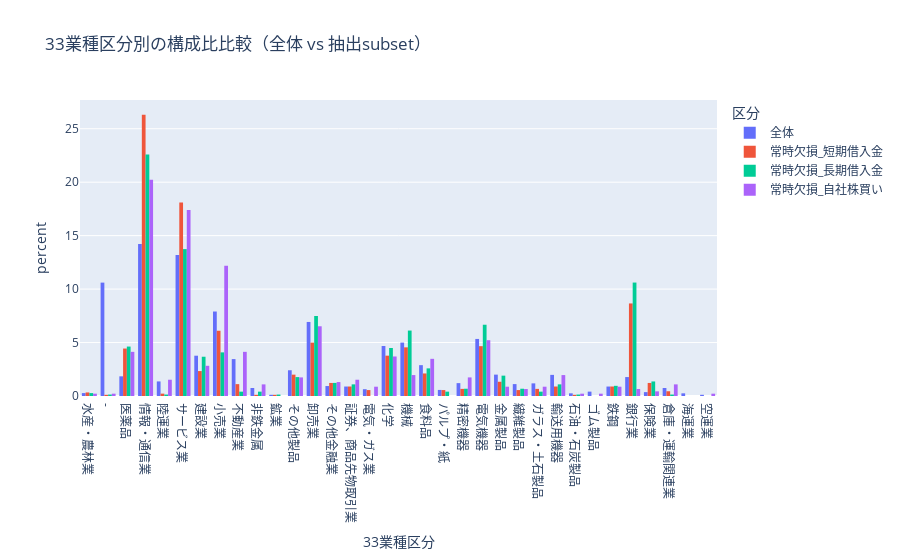

Write notebook code for a chart like this one.
### Markdown cell above
### 短期借入金、長期借入金、自社株買いの傾向を詳細分析

### Code cell
df_target = df_ALL_DATAs[["コード", "年度", "短期借入金", "長期借入金", "自社株買い"]].copy()
#display(df_target)

# 欠損率割合いの分布
missing_ratio_by_code = (
    df_target.groupby("コード")[["短期借入金", "長期借入金", "自社株買い"]]
      .apply(lambda g: g.isnull().mean())
      .reset_index()
)
#display(missing_ratio_by_code.info())
fig = px.histogram(missing_ratio_by_code, x=["短期借入金", "長期借入金", "自社株買い"],
    title="短期借入金、長期借入金、自社株買いの欠損率分布", labels={"value": "欠損率"}, barmode="group", histnorm="percent")
#fig.show()

# 各企業の欠損率を計算し、"常時欠損" を抽出
codes_list = {}
missing_ratio_by_code = missing_ratio_by_code.set_index("コード")
#display(missing_ratio_by_code)
for col in ["短期借入金", "長期借入金", "自社株買い"]:
    df = missing_ratio_by_code[col]
    df = df[(df == 1.0)]
    codes_list[col] = df.index.tolist()
    #display(len(codes_list[col]))
#display(codes_list)

# 業種に偏りがあるか確認
p = os.path.join(settings["data_path"], settings["files_reference"][0])
df = pd.read_csv(p,header=0,na_values=[])

# 全体データ
df_industry_33 = df[["コード","33業種区分"]].drop_duplicates().set_index("コード")
df_industry_33["区分"] = "全体"
df_industry_17 = df[["コード","17業種区分"]].drop_duplicates().set_index("コード")
df_industry_17["区分"] = "全体"
#display(df_industry_17)
#display(df_industry_33)

# subsetデータ
df_sub_33 = {}
for col in ["短期借入金", "長期借入金", "自社株買い"]:
    df_sub_33[col] = df[df["コード"].isin(codes_list[col])].copy()
    df_sub_33[col] = df_sub_33[col][["コード","33業種区分"]].drop_duplicates().set_index("コード")
    df_sub_33[col]["区分"] = f"常時欠損_{col}"
    #display(df_sub_33[col])
    
# 結合
df_combined = pd.concat([df_industry_33, df_sub_33["短期借入金"], df_sub_33["長期借入金"], df_sub_33["自社株買い"]])

# Plotly Expressで可視化
fig = px.histogram(
    df_combined,
    x="33業種区分",
    color="区分",
    barmode="group",
    histnorm="percent",  # ← 割合表示
    title="33業種区分別の構成比比較（全体 vs 抽出subset）"
)
fig.show()
# """
# 時価総額に偏りがあるか確認


"""target_file = files[0]

fig = px.histogram(
    missing_score[target_file],  # 最初のファイルのデータを使用
    x="平均欠損率",
    nbins=50,
    title="全企業の欠損率分布"+files[0],
    labels={"平均欠損率": "平均欠損率"}
)
#fig.show()
# 特定範囲の欠損率を持つコードを抽出
threshold_low = 0.215
threshold_high= 0.225
filtered_codes = missing_score[target_file][
    (missing_score[target_file]["平均欠損率"] >= threshold_low) &
    (missing_score[target_file]["平均欠損率"] < threshold_high)
]
#display(filtered_codes)
# 列別欠損率
df_by_code = all_df[target_file].set_index("コード") # 企業コードを index にする
codes = filtered_codes["コード"].tolist() # 企業コードをリスト化
subset = df_by_code.loc[df_by_code.index.isin(codes)] # 企業コードのデータ抽出
#print(df_by_code)
col_missing = subset.isnull().mean().sort_values(ascending=False) # 列別欠損率
#display(col_missing)

#年次別の欠損率推移確認
df = all_df[target_file]
year_all = (
    df.groupby('年度')[['短期借入金', '長期借入金']].apply(lambda d: d.isnull().mean())
    .apply(lambda d: d)
    .reset_index()
)
# 欠損率の推移を可視化
fig = px.line(
    year_all,
    x="年度",
    y=["短期借入金", "長期借入金"],  # 複数列を同時に表示
    markers=True,
    title="各列の欠損率の推移"
)
#fig.show()
# 各企業の年次ごとの欠損率を計算し、"常時欠損" と "変化あり" を分類
status = {}
code_groups = subset.groupby("コード")
for code, g in code_groups:
    rate_by_year = g[['短期借入金','長期借入金']].isnull().mean(axis=1)  # 年行ごとの欠損率
    if rate_by_year.nunique() == 1 and rate_by_year.iloc[0] == 1.0:
        status[code] = 'always_missing'
    else:
        status[code] = 'variable'
pd.Series(status).value_counts()
# variable の一部を表示して具体的な年次パターンを確認
#for code, st in list(status.items())[:100]:
    #if st == 'variable':
        #print(code)
        #display(code_groups.get_group(code)[['年度','短期借入金','長期借入金']].head(20))
# 業種に偏りがあるか確認
codes = filtered_codes["コード"].tolist()
p = os.path.join(base_path, files_reference[0])
df = pd.read_csv(p,header=0,na_values=[])
# 全体データ
df_all = df.copy()
df_all["区分"] = "全体"
# subsetデータ
df_sub = df[df["コード"].isin(codes)].copy()
df_sub["区分"] = "抽出subset"
# 結合
df_combined = pd.concat([df_all, df_sub])
# Plotly Expressで可視化
fig = px.histogram(
    df_combined,
    x="33業種区分",
    color="区分",
    barmode="group",
    histnorm="percent",  # ← 割合表示
    title="33業種区分別の構成比比較（全体 vs 抽出subset）"
)
#fig.show()

# # 時価総額に偏りがあるか確認
# 時価総額の推定モデル：推定時価総額 = (PER * EPS) * (自己資本 / BPS) * (ROE / 10 + 営業CFマージン)
# 4つのファイルを結合
df_combined = pd.DataFrame()
for filename in files:
    df=all_df[filename]
    df_combined = pd.concat([df_combined, df], axis=0)
#display(df_combined)
df = df_combined[["コード","年度","純利益","EPS","株主資本","BPS","ROE","営業CFマージン"]].copy()
def combine_nonnull(series):
    #そのグループ内で最初に非NaNの値を返す
    return series.dropna().iloc[0] if series.notna().any() else np.nan

# 「コード」「年度」でグループ化して統合
df_merged = (
    df.groupby(["コード", "年度"], as_index=False)
      .agg(combine_nonnull)
      .sort_values(["コード", "年度"])
      .reset_index(drop=True)
)
#display(df_merged.head(1000))


"""

### Figure 1 — Plotly figure (JSON) as saved in the notebook; plotly's stock layout.template omitted (floating-point values rounded to 4 significant figures; data arrays with more than 128 entries replaced by an {"elided": "..."} marker saying what was removed)
{"data": [{"alignmentgroup": "True", "bingroup": "x", "histnorm": "percent", "hovertemplate": "区分=全体<br>33業種区分=%{x}<br>percent=%{y}<extra></extra>", "legendgroup": "全体", "marker": {"color": "#636efa", "pattern": {"shape": ""}}, "name": "全体", "offsetgroup": "全体", "orientation": "v", "showlegend": true, "type": "histogram", "x": {"elided": "4403 str values"}, "xaxis": "x", "yaxis": "y"}, {"alignmentgroup": "True", "bingroup": "x", "histnorm": "percent", "hovertemplate": "区分=常時欠損_短期借入金<br>33業種区分=%{x}<br>percent=%{y}<extra></extra>", "legendgroup": "常時欠損_短期借入金", "marker": {"color": "#EF553B", "pattern": {"shape": ""}}, "name": "常時欠損_短期借入金", "offsetgroup": "常時欠損_短期借入金", "orientation": "v", "showlegend": true, "type": "histogram", "x": {"elided": "901 str values"}, "xaxis": "x", "yaxis": "y"}, {"alignmentgroup": "True", "bingroup": "x", "histnorm": "percent", "hovertemplate": "区分=常時欠損_長期借入金<br>33業種区分=%{x}<br>percent=%{y}<extra></extra>", "legendgroup": "常時欠損_長期借入金", "marker": {"color": "#00cc96", "pattern": {"shape": ""}}, "name": "常時欠損_長期借入金", "offsetgroup": "常時欠損_長期借入金", "orientation": "v", "showlegend": true, "type": "histogram", "x": {"elided": "735 str values"}, "xaxis": "x", "yaxis": "y"}, {"alignmentgroup": "True", "bingroup": "x", "histnorm": "percent", "hovertemplate": "区分=常時欠損_自社株買い<br>33業種区分=%{x}<br>percent=%{y}<extra></extra>", "legendgroup": "常時欠損_自社株買い", "marker": {"color": "#ab63fa", "pattern": {"shape": ""}}, "name": "常時欠損_自社株買い", "offsetgroup": "常時欠損_自社株買い", "orientation": "v", "showlegend": true, "type": "histogram", "x": {"elided": "460 str values"}, "xaxis": "x", "yaxis": "y"}], "layout": {"barmode": "group", "legend": {"title": {"text": "区分"}, "tracegroupgap": 0}, "title": {"text": "33業種区分別の構成比比較（全体 vs 抽出subset）"}, "xaxis": {"anchor": "y", "domain": [0, 1], "title": {"text": "33業種区分"}}, "yaxis": {"anchor": "x", "domain": [0, 1], "title": {"text": "percent"}}}}
